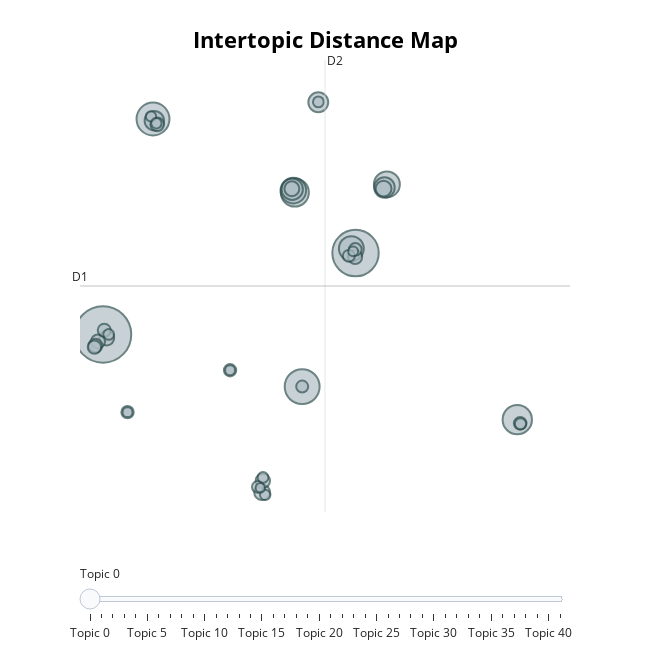

Source (notebook cell):
### Code cell
zh_topic_model.visualize_topics()

### Figure 1 — Plotly figure (JSON) as saved in the notebook; plotly's stock layout.template omitted (floating-point values rounded to 4 significant figures)
{"data": [{"customdata": [[0, "晶片 | 人工智慧 | 科技 | 技術 | 市場", 357], [1, "指出 | 表示 | 黃 | 目前 | 能夠", 240], [2, "面試 | 主管 | 過程 | 感覺 | 小", 136], [3, "中國 | 資料 | 使用 | 美國 | 新創", 121], [4, "知道 | 找 | 說 | 之後 | 自我介紹", 96], [5, "萬 | 美元 | 約 | 超過 | 今年", 88], [6, "一年 | 年 | 去年 | 過去 | 今年", 75], [7, "單位 | 股價 | 美國 | 美元 | 影響", 73], [8, "研究 | 資料 | 已經 | 正在 | 顯示", 69], [9, "比較 | 限制 | 運算 | 股價 | 一些", 51], [10, "時間 | 工作 | 時 | 案子 | 上面", 47], [11, "台積電 | 銅鑼 | 園區 | 台積 | 先進", 44], [12, "黃 | 辦公室 | 表示 | 日 | 仁勳", 42], [13, "月 | 時間 | 每個 | 業者 | 量產", 28], [14, "美國 | 時 | 持續 | 國家 | 考慮", 28], [15, "成長 | 預期 | 股價 | 設計 | 年", 25], [16, "輝達 | 中心 | 伺服器 | 資料 | 推出", 24], [17, "需求 | 製 | 人才 | 中 | 研發", 23], [18, "曾 | 巴菲特 | 表示 | 說 | 指出", 22], [19, "模型 | 化 | 製 | 服務 | 開發", 22], [20, "近期 | 參與 | 團隊 | 新 | 一款", 21], [21, "模型 | 大型 | 透過 | 生成式 | 推出", 21], [22, "一下 | 一定 | 要求 | 自我介紹 | 面試", 20], [23, "超級 | 視覺 | 一直 | 裁員 | 規模", 19], [24, "表示 | 強調 | 人類 | 說 | 建議", 18], [25, "有點 | 這點 | 吃 | 當時 | 態度", 18], [26, "業務 | 推出 | 聯發科 | 尤其 | 智慧", 17], [27, "智慧 | 高階 | 先進 | 市場 | 預計", 17], [28, "面試 | 業界 | 以來 | 參與 | 模式", 16], [29, "競爭對手 | 次 | 現在 | 領域 | 團隊", 16], [30, "約 | 園區 | 營運 | 旗下 | 啟用", 15], [31, "想 | 自我介紹 | 已經 | 提出 | 走", 14], [32, "量產 | 簽署 | 代表 | 台 | 兩個", 13], [33, "部分 | 近期 | 積極 | 產品 | 服務", 13], [34, "領域 | 模型 | 項目 | 幫助 | 競爭對手", 13], [35, "中國 | 晶片 | 運算 | 方面 | 使用", 12], [36, "出席 | 限制 | 簽署 | 是否 | 代表", 12], [37, "今天 | 日 | 國家 | 舉行 | 中心", 12], [38, "三星 | 領先 | 團隊 | 相信 | 最新", 11], [39, "看看 | 相信 | 健康 | 裡 | 有點", 11], [40, "智慧 | 新鮮 | 一款 | 變得 | 化", 11], [41, "國際 | 國家 | 策略 | 找 | 訂單", 10]], "hovertemplate": "<b>Topic %{customdata[0]}</b><br>%{customdata[1]}<br>Size: %{customdata[2]}", "legendgroup": "", "marker": {"color": "#B0BEC5", "line": {"color": "DarkSlateGrey", "width": 2}, "size": [357, 240, 136, 121, 96, 88, 75, 73, 69, 51, 47, 44, 42, 28, 28, 25, 24, 23, 22, 22, 21, 21, 20, 19, 18, 18, 17, 17, 16, 16, 15, 14, 13, 13, 13, 12, 12, 12, 11, 11, 11, 10], "sizemode": "area", "sizeref": 0.2231, "symbol": "circle"}, "mode": "markers", "name": "", "orientation": "v", "showlegend": false, "type": "scatter", "x": [-7.076, 13.32, 9.013, -3.035, 26.39, 8.421, 15.86, 8.3, 12.99, 8.21, 15.66, 10.32, -2.929, 15.59, 5.776, 8.182, -6.766, 5.836, 13.29, -7.479, -2.696, -7.689, -7.768, -6.972, 13.31, 26.62, -5.093, 3.189, 9.014, 12.78, 5.429, 26.65, 5.85, 10.32, -6.614, -3.201, 6.027, -2.767, -5.093, 13.13, 3.189, 5.633], "xaxis": "x", "y": [2.971, 8.143, -0.3459, 16.66, -2.448, 11.99, 12.5, 12.11, 8.426, 12.2, 12.31, 17.73, 16.56, 12.24, -7.057, 12.23, 2.74, -6.34, 7.89, 2.526, 16.33, 2.262, 2.162, 3.235, 8.372, -2.682, -1.97, 0.6963, -0.3448, 7.964, -6.72, -2.708, -6.118, 17.75, 2.97, 16.83, -7.232, 16.4, -1.97, 8.252, 0.6963, -6.781], "yaxis": "y"}], "layout": {"annotations": [{"showarrow": false, "text": "D1", "x": -8.933, "y": 6.049, "yshift": 10}, {"showarrow": false, "text": "D2", "x": 10.86, "xshift": 10, "y": 20.42}], "height": 650, "hoverlabel": {"bgcolor": "white", "font": {"family": "Rockwell", "size": 16}}, "legend": {"itemsizing": "constant", "tracegroupgap": 0}, "margin": {"t": 60}, "shapes": [{"line": {"color": "#CFD8DC", "width": 2}, "type": "line", "x0": 10.86, "x1": 10.86, "y0": -8.317, "y1": 20.42}, {"line": {"color": "#9E9E9E", "width": 2}, "type": "line", "x0": -8.933, "x1": 30.65, "y0": 6.049, "y1": 6.049}], "sliders": [{"active": 0, "pad": {"t": 50}, "steps": [{"args": [{"marker.color": [["red", "#B0BEC5", "#B0BEC5", "#B0BEC5", "#B0BEC5", "#B0BEC5", "#B0BEC5", "#B0BEC5", "#B0BEC5", "#B0BEC5", "#B0BEC5", "#B0BEC5", "#B0BEC5", "#B0BEC5", "#B0BEC5", "#B0BEC5", "#B0BEC5", "#B0BEC5", "#B0BEC5", "#B0BEC5", "#B0BEC5", "#B0BEC5", "#B0BEC5", "#B0BEC5", "#B0BEC5", "#B0BEC5", "#B0BEC5", "#B0BEC5", "#B0BEC5", "#B0BEC5", "#B0BEC5", "#B0BEC5", "#B0BEC5", "#B0BEC5", "#B0BEC5", "#B0BEC5", "#B0BEC5", "#B0BEC5", "#B0BEC5", "#B0BEC5", "#B0BEC5", "#B0BEC5"]]}], "label": "Topic 0", "method": "update"}, {"args": [{"marker.color": [["#B0BEC5", "red", "#B0BEC5", "#B0BEC5", "#B0BEC5", "#B0BEC5", "#B0BEC5", "#B0BEC5", "#B0BEC5", "#B0BEC5", "#B0BEC5", "#B0BEC5", "#B0BEC5", "#B0BEC5", "#B0BEC5", "#B0BEC5", "#B0BEC5", "#B0BEC5", "#B0BEC5", "#B0BEC5", "#B0BEC5", "#B0BEC5", "#B0BEC5", "#B0BEC5", "#B0BEC5", "#B0BEC5", "#B0BEC5", "#B0BEC5", "#B0BEC5", "#B0BEC5", "#B0BEC5", "#B0BEC5", "#B0BEC5", "#B0BEC5", "#B0BEC5", "#B0BEC5", "#B0BEC5", "#B0BEC5", "#B0BEC5", "#B0BEC5", "#B0BEC5", "#B0BEC5"]]}], "label": "Topic 1", "method": "update"}, {"args": [{"marker.color": [["#B0BEC5", "#B0BEC5", "red", "#B0BEC5", "#B0BEC5", "#B0BEC5", "#B0BEC5", "#B0BEC5", "#B0BEC5", "#B0BEC5", "#B0BEC5", "#B0BEC5", "#B0BEC5", "#B0BEC5", "#B0BEC5", "#B0BEC5", "#B0BEC5", "#B0BEC5", "#B0BEC5", "#B0BEC5", "#B0BEC5", "#B0BEC5", "#B0BEC5", "#B0BEC5", "#B0BEC5", "#B0BEC5", "#B0BEC5", "#B0BEC5", "#B0BEC5", "#B0BEC5", "#B0BEC5", "#B0BEC5", "#B0BEC5", "#B0BEC5", "#B0BEC5", "#B0BEC5", "#B0BEC5", "#B0BEC5", "#B0BEC5", "#B0BEC5", "#B0BEC5", "#B0BEC5"]]}], "label": "Topic 2", "method": "update"}, {"args": [{"marker.color": [["#B0BEC5", "#B0BEC5", "#B0BEC5", "red", "#B0BEC5", "#B0BEC5", "#B0BEC5", "#B0BEC5", "#B0BEC5", "#B0BEC5", "#B0BEC5", "#B0BEC5", "#B0BEC5", "#B0BEC5", "#B0BEC5", "#B0BEC5", "#B0BEC5", "#B0BEC5", "#B0BEC5", "#B0BEC5", "#B0BEC5", "#B0BEC5", "#B0BEC5", "#B0BEC5", "#B0BEC5", "#B0BEC5", "#B0BEC5", "#B0BEC5", "#B0BEC5", "#B0BEC5", "#B0BEC5", "#B0BEC5", "#B0BEC5", "#B0BEC5", "#B0BEC5", "#B0BEC5", "#B0BEC5", "#B0BEC5", "#B0BEC5", "#B0BEC5", "#B0BEC5", "#B0BEC5"]]}], "label": "Topic 3", "method": "update"}, {"args": [{"marker.color": [["#B0BEC5", "#B0BEC5", "#B0BEC5", "#B0BEC5", "red", "#B0BEC5", "#B0BEC5", "#B0BEC5", "#B0BEC5", "#B0BEC5", "#B0BEC5", "#B0BEC5", "#B0BEC5", "#B0BEC5", "#B0BEC5", "#B0BEC5", "#B0BEC5", "#B0BEC5", "#B0BEC5", "#B0BEC5", "#B0BEC5", "#B0BEC5", "#B0BEC5", "#B0BEC5", "#B0BEC5", "#B0BEC5", "#B0BEC5", "#B0BEC5", "#B0BEC5", "#B0BEC5", "#B0BEC5", "#B0BEC5", "#B0BEC5", "#B0BEC5", "#B0BEC5", "#B0BEC5", "#B0BEC5", "#B0BEC5", "#B0BEC5", "#B0BEC5", "#B0BEC5", "#B0BEC5"]]}], "label": "Topic 4", "method": "update"}, {"args": [{"marker.color": [["#B0BEC5", "#B0BEC5", "#B0BEC5", "#B0BEC5", "#B0BEC5", "red", "#B0BEC5", "#B0BEC5", "#B0BEC5", "#B0BEC5", "#B0BEC5", "#B0BEC5", "#B0BEC5", "#B0BEC5", "#B0BEC5", "#B0BEC5", "#B0BEC5", "#B0BEC5", "#B0BEC5", "#B0BEC5", "#B0BEC5", "#B0BEC5", "#B0BEC5", "#B0BEC5", "#B0BEC5", "#B0BEC5", "#B0BEC5", "#B0BEC5", "#B0BEC5", "#B0BEC5", "#B0BEC5", "#B0BEC5", "#B0BEC5", "#B0BEC5", "#B0BEC5", "#B0BEC5", "#B0BEC5", "#B0BEC5", "#B0BEC5", "#B0BEC5", "#B0BEC5", "#B0BEC5"]]}], "label": "Topic 5", "method": "update"}, {"args": [{"marker.color": [["#B0BEC5", "#B0BEC5", "#B0BEC5", "#B0BEC5", "#B0BEC5", "#B0BEC5", "red", "#B0BEC5", "#B0BEC5", "#B0BEC5", "#B0BEC5", "#B0BEC5", "#B0BEC5", "#B0BEC5", "#B0BEC5", "#B0BEC5", "#B0BEC5", "#B0BEC5", "#B0BEC5", "#B0BEC5", "#B0BEC5", "#B0BEC5", "#B0BEC5", "#B0BEC5", "#B0BEC5", "#B0BEC5", "#B0BEC5", "#B0BEC5", "#B0BEC5", "#B0BEC5", "#B0BEC5", "#B0BEC5", "#B0BEC5", "#B0BEC5", "#B0BEC5", "#B0BEC5", "#B0BEC5", "#B0BEC5", "#B0BEC5", "#B0BEC5", "#B0BEC5", "#B0BEC5"]]}], "label": "Topic 6", "method": "update"}, {"args": [{"marker.color": [["#B0BEC5", "#B0BEC5", "#B0BEC5", "#B0BEC5", "#B0BEC5", "#B0BEC5", "#B0BEC5", "red", "#B0BEC5", "#B0BEC5", "#B0BEC5", "#B0BEC5", "#B0BEC5", "#B0BEC5", "#B0BEC5", "#B0BEC5", "#B0BEC5", "#B0BEC5", "#B0BEC5", "#B0BEC5", "#B0BEC5", "#B0BEC5", "#B0BEC5", "#B0BEC5", "#B0BEC5", "#B0BEC5", "#B0BEC5", "#B0BEC5", "#B0BEC5", "#B0BEC5", "#B0BEC5", "#B0BEC5", "#B0BEC5", "#B0BEC5", "#B0BEC5", "#B0BEC5", "#B0BEC5", "#B0BEC5", "#B0BEC5", "#B0BEC5", "#B0BEC5", "#B0BEC5"]]}], "label": "Topic 7", "method": "update"}, {"args": [{"marker.color": [["#B0BEC5", "#B0BEC5", "#B0BEC5", "#B0BEC5", "#B0BEC5", "#B0BEC5", "#B0BEC5", "#B0BEC5", "red", "#B0BEC5", "#B0BEC5", "#B0BEC5", "#B0BEC5", "#B0BEC5", "#B0BEC5", "#B0BEC5", "#B0BEC5", "#B0BEC5", "#B0BEC5", "#B0BEC5", "#B0BEC5", "#B0BEC5", "#B0BEC5", "#B0BEC5", "#B0BEC5", "#B0BEC5", "#B0BEC5", "#B0BEC5", "#B0BEC5", "#B0BEC5", "#B0BEC5", "#B0BEC5", "#B0BEC5", "#B0BEC5", "#B0BEC5", "#B0BEC5", "#B0BEC5", "#B0BEC5", "#B0BEC5", "#B0BEC5", "#B0BEC5", "#B0BEC5"]]}], "label": "Topic 8", "method": "update"}, {"args": [{"marker.color": [["#B0BEC5", "#B0BEC5", "#B0BEC5", "#B0BEC5", "#B0BEC5", "#B0BEC5", "#B0BEC5", "#B0BEC5", "#B0BEC5", "red", "#B0BEC5", "#B0BEC5", "#B0BEC5", "#B0BEC5", "#B0BEC5", "#B0BEC5", "#B0BEC5", "#B0BEC5", "#B0BEC5", "#B0BEC5", "#B0BEC5", "#B0BEC5", "#B0BEC5", "#B0BEC5", "#B0BEC5", "#B0BEC5", "#B0BEC5", "#B0BEC5", "#B0BEC5", "#B0BEC5", "#B0BEC5", "#B0BEC5", "#B0BEC5", "#B0BEC5", "#B0BEC5", "#B0BEC5", "#B0BEC5", "#B0BEC5", "#B0BEC5", "#B0BEC5", "#B0BEC5", "#B0BEC5"]]}], "label": "Topic 9", "method": "update"}, {"args": [{"marker.color": [["#B0BEC5", "#B0BEC5", "#B0BEC5", "#B0BEC5", "#B0BEC5", "#B0BEC5", "#B0BEC5", "#B0BEC5", "#B0BEC5", "#B0BEC5", "red", "#B0BEC5", "#B0BEC5", "#B0BEC5", "#B0BEC5", "#B0BEC5", "#B0BEC5", "#B0BEC5", "#B0BEC5", "#B0BEC5", "#B0BEC5", "#B0BEC5", "#B0BEC5", "#B0BEC5", "#B0BEC5", "#B0BEC5", "#B0BEC5", "#B0BEC5", "#B0BEC5", "#B0BEC5", "#B0BEC5", "#B0BEC5", "#B0BEC5", "#B0BEC5", "#B0BEC5", "#B0BEC5", "#B0BEC5", "#B0BEC5", "#B0BEC5", "#B0BEC5", "#B0BEC5", "#B0BEC5"]]}], "label": "Topic 10", "method": "update"}, {"args": [{"marker.color": [["#B0BEC5", "#B0BEC5", "#B0BEC5", "#B0BEC5", "#B0BEC5", "#B0BEC5", "#B0BEC5", "#B0BEC5", "#B0BEC5", "#B0BEC5", "#B0BEC5", "red", "#B0BEC5", "#B0BEC5", "#B0BEC5", "#B0BEC5", "#B0BEC5", "#B0BEC5", "#B0BEC5", "#B0BEC5", "#B0BEC5", "#B0BEC5", "#B0BEC5", "#B0BEC5", "#B0BEC5", "#B0BEC5", "#B0BEC5", "#B0BEC5", "#B0BEC5", "#B0BEC5", "#B0BEC5", "#B0BEC5", "#B0BEC5", "#B0BEC5", "#B0BEC5", "#B0BEC5", "#B0BEC5", "#B0BEC5", "#B0BEC5", "#B0BEC5", "#B0BEC5", "#B0BEC5"]]}], "label": "Topic 11", "method": "update"}, {"args": [{"marker.color": [["#B0BEC5", "#B0BEC5", "#B0BEC5", "#B0BEC5", "#B0BEC5", "#B0BEC5", "#B0BEC5", "#B0BEC5", "#B0BEC5", "#B0BEC5", "#B0BEC5", "#B0BEC5", "red", "#B0BEC5", "#B0BEC5", "#B0BEC5", "#B0BEC5", "#B0BEC5", "#B0BEC5", "#B0BEC5", "#B0BEC5", "#B0BEC5", "#B0BEC5", "#B0BEC5", "#B0BEC5", "#B0BEC5", "#B0BEC5", "#B0BEC5", "#B0BEC5", "#B0BEC5", "#B0BEC5", "#B0BEC5", "#B0BEC5", "#B0BEC5", "#B0BEC5", "#B0BEC5", "#B0BEC5", "#B0BEC5", "#B0BEC5", "#B0BEC5", "#B0BEC5", "#B0BEC5"]]}], "label": "Topic 12", "method": "update"}, {"args": [{"marker.color": [["#B0BEC5", "#B0BEC5", "#B0BEC5", "#B0BEC5", "#B0BEC5", "#B0BEC5", "#B0BEC5", "#B0BEC5", "#B0BEC5", "#B0BEC5", "#B0BEC5", "#B0BEC5", "#B0BEC5", "red", "#B0BEC5", "#B0BEC5", "#B0BEC5", "#B0BEC5", "#B0BEC5", "#B0BEC5", "#B0BEC5", "#B0BEC5", "#B0BEC5", "#B0BEC5", "#B0BEC5", "#B0BEC5", "#B0BEC5", "#B0BEC5", "#B0BEC5", "#B0BEC5", "#B0BEC5", "#B0BEC5", "#B0BEC5", "#B0BEC5", "#B0BEC5", "#B0BEC5", "#B0BEC5", "#B0BEC5", "#B0BEC5", "#B0BEC5", "#B0BEC5", "#B0BEC5"]]}], "label": "Topic 13", "method": "update"}, {"args": [{"marker.color": [["#B0BEC5", "#B0BEC5", "#B0BEC5", "#B0BEC5", "#B0BEC5", "#B0BEC5", "#B0BEC5", "#B0BEC5", "#B0BEC5", "#B0BEC5", "#B0BEC5", "#B0BEC5", "#B0BEC5", "#B0BEC5", "red", "#B0BEC5", "#B0BEC5", "#B0BEC5", "#B0BEC5", "#B0BEC5", "#B0BEC5", "#B0BEC5", "#B0BEC5", "#B0BEC5", "#B0BEC5", "#B0BEC5", "#B0BEC5", "#B0BEC5", "#B0BEC5", "#B0BEC5", "#B0BEC5", "#B0BEC5", "#B0BEC5", "#B0BEC5", "#B0BEC5", "#B0BEC5", "#B0BEC5", "#B0BEC5", "#B0BEC5", "#B0BEC5", "#B0BEC5", "#B0BEC5"]]}], "label": "Topic 14", "method": "update"}, {"args": [{"marker.color": [["#B0BEC5", "#B0BEC5", "#B0BEC5", "#B0BEC5", "#B0BEC5", "#B0BEC5", "#B0BEC5", "#B0BEC5", "#B0BEC5", "#B0BEC5", "#B0BEC5", "#B0BEC5", "#B0BEC5", "#B0BEC5", "#B0BEC5", "red", "#B0BEC5", "#B0BEC5", "#B0BEC5", "#B0BEC5", "#B0BEC5", "#B0BEC5", "#B0BEC5", "#B0BEC5", "#B0BEC5", "#B0BEC5", "#B0BEC5", "#B0BEC5", "#B0BEC5", "#B0BEC5", "#B0BEC5", "#B0BEC5", "#B0BEC5", "#B0BEC5", "#B0BEC5", "#B0BEC5", "#B0BEC5", "#B0BEC5", "#B0BEC5", "#B0BEC5", "#B0BEC5", "#B0BEC5"]]}], "label": "Topic 15", "method": "update"}, {"args": [{"marker.color": [["#B0BEC5", "#B0BEC5", "#B0BEC5", "#B0BEC5", "#B0BEC5", "#B0BEC5", "#B0BEC5", "#B0BEC5", "#B0BEC5", "#B0BEC5", "#B0BEC5", "#B0BEC5", "#B0BEC5", "#B0BEC5", "#B0BEC5", "#B0BEC5", "red", "#B0BEC5", "#B0BEC5", "#B0BEC5", "#B0BEC5", "#B0BEC5", "#B0BEC5", "#B0BEC5", "#B0BEC5", "#B0BEC5", "#B0BEC5", "#B0BEC5", "#B0BEC5", "#B0BEC5", "#B0BEC5", "#B0BEC5", "#B0BEC5", "#B0BEC5", "#B0BEC5", "#B0BEC5", "#B0BEC5", "#B0BEC5", "#B0BEC5", "#B0BEC5", "#B0BEC5", "#B0BEC5"]]}], "label": "Topic 16", "method": "update"}, {"args": [{"marker.color": [["#B0BEC5", "#B0BEC5", "#B0BEC5", "#B0BEC5", "#B0BEC5", "#B0BEC5", "#B0BEC5", "#B0BEC5", "#B0BEC5", "#B0BEC5", "#B0BEC5", "#B0BEC5", "#B0BEC5", "#B0BEC5", "#B0BEC5", "#B0BEC5", "#B0BEC5", "red", "#B0BEC5", "#B0BEC5", "#B0BEC5", "#B0BEC5", "#B0BEC5", "#B0BEC5", "#B0BEC5", "#B0BEC5", "#B0BEC5", "#B0BEC5", "#B0BEC5", "#B0BEC5", "#B0BEC5", "#B0BEC5", "#B0BEC5", "#B0BEC5", "#B0BEC5", "#B0BEC5", "#B0BEC5", "#B0BEC5", "#B0BEC5", "#B0BEC5", "#B0BEC5", "#B0BEC5"]]}], "label": "Topic 17", "method": "update"}, {"args": [{"marker.color": [["#B0BEC5", "#B0BEC5", "#B0BEC5", "#B0BEC5", "#B0BEC5", "#B0BEC5", "#B0BEC5", "#B0BEC5", "#B0BEC5", "#B0BEC5", "#B0BEC5", "#B0BEC5", "#B0BEC5", "#B0BEC5", "#B0BEC5", "#B0BEC5", "#B0BEC5", "#B0BEC5", "red", "#B0BEC5", "#B0BEC5", "#B0BEC5", "#B0BEC5", "#B0BEC5", "#B0BEC5", "#B0BEC5", "#B0BEC5", "#B0BEC5", "#B0BEC5", "#B0BEC5", "#B0BEC5", "#B0BEC5", "#B0BEC5", "#B0BEC5", "#B0BEC5", "#B0BEC5", "#B0BEC5", "#B0BEC5", "#B0BEC5", "#B0BEC5", "#B0BEC5", "#B0BEC5"]]}], "label": "Topic 18", "method": "update"}, {"args": [{"marker.color": [["#B0BEC5", "#B0BEC5", "#B0BEC5", "#B0BEC5", "#B0BEC5", "#B0BEC5", "#B0BEC5", "#B0BEC5", "#B0BEC5", "#B0BEC5", "#B0BEC5", "#B0BEC5", "#B0BEC5", "#B0BEC5", "#B0BEC5", "#B0BEC5", "#B0BEC5", "#B0BEC5", "#B0BEC5", "red", "#B0BEC5", "#B0BEC5", "#B0BEC5", "#B0BEC5", "#B0BEC5", "#B0BEC5", "#B0BEC5", "#B0BEC5", "#B0BEC5", "#B0BEC5", "#B0BEC5", "#B0BEC5", "#B0BEC5", "#B0BEC5", "#B0BEC5", "#B0BEC5", "#B0BEC5", "#B0BEC5", "#B0BEC5", "#B0BEC5", "#B0BEC5", "#B0BEC5"]]}], "label": "Topic 19", "method": "update"}, {"args": [{"marker.color": [["#B0BEC5", "#B0BEC5", "#B0BEC5", "#B0BEC5", "#B0BEC5", "#B0BEC5", "#B0BEC5", "#B0BEC5", "#B0BEC5", "#B0BEC5", "#B0BEC5", "#B0BEC5", "#B0BEC5", "#B0BEC5", "#B0BEC5", "#B0BEC5", "#B0BEC5", "#B0BEC5", "#B0BEC5", "#B0BEC5", "red", "#B0BEC5", "#B0BEC5", "#B0BEC5", "#B0BEC5", "#B0BEC5", "#B0BEC5", "#B0BEC5", "#B0BEC5", "#B0BEC5", "#B0BEC5", "#B0BEC5", "#B0BEC5", "#B0BEC5", "#B0BEC5", "#B0BEC5", "#B0BEC5", "#B0BEC5", "#B0BEC5", "#B0BEC5", "#B0BEC5", "#B0BEC5"]]}], "label": "Topic 20", "method": "update"}, {"args": [{"marker.color": [["#B0BEC5", "#B0BEC5", "#B0BEC5", "#B0BEC5", "#B0BEC5", "#B0BEC5", "#B0BEC5", "#B0BEC5", "#B0BEC5", "#B0BEC5", "#B0BEC5", "#B0BEC5", "#B0BEC5", "#B0BEC5", "#B0BEC5", "#B0BEC5", "#B0BEC5", "#B0BEC5", "#B0BEC5", "#B0BEC5", "#B0BEC5", "red", "#B0BEC5", "#B0BEC5", "#B0BEC5", "#B0BEC5", "#B0BEC5", "#B0BEC5", "#B0BEC5", "#B0BEC5", "#B0BEC5", "#B0BEC5", "#B0BEC5", "#B0BEC5", "#B0BEC5", "#B0BEC5", "#B0BEC5", "#B0BEC5", "#B0BEC5", "#B0BEC5", "#B0BEC5", "#B0BEC5"]]}], "label": "Topic 21", "method": "update"}, {"args": [{"marker.color": [["#B0BEC5", "#B0BEC5", "#B0BEC5", "#B0BEC5", "#B0BEC5", "#B0BEC5", "#B0BEC5", "#B0BEC5", "#B0BEC5", "#B0BEC5", "#B0BEC5", "#B0BEC5", "#B0BEC5", "#B0BEC5", "#B0BEC5", "#B0BEC5", "#B0BEC5", "#B0BEC5", "#B0BEC5", "#B0BEC5", "#B0BEC5", "#B0BEC5", "red", "#B0BEC5", "#B0BEC5", "#B0BEC5", "#B0BEC5", "#B0BEC5", "#B0BEC5", "#B0BEC5", "#B0BEC5", "#B0BEC5", "#B0BEC5", "#B0BEC5", "#B0BEC5", "#B0BEC5", "#B0BEC5", "#B0BEC5", "#B0BEC5", "#B0BEC5", "#B0BEC5", "#B0BEC5"]]}], "label": "Topic 22", "method": "update"}, {"args": [{"marker.color": [["#B0BEC5", "#B0BEC5", "#B0BEC5", "#B0BEC5", "#B0BEC5", "#B0BEC5", "#B0BEC5", "#B0BEC5", "#B0BEC5", "#B0BEC5", "#B0BEC5", "#B0BEC5", "#B0BEC5", "#B0BEC5", "#B0BEC5", "#B0BEC5", "#B0BEC5", "#B0BEC5", "#B0BEC5", "#B0BEC5", "#B0BEC5", "#B0BEC5", "#B0BEC5", "red", "#B0BEC5", "#B0BEC5", "#B0BEC5", "#B0BEC5", "#B0BEC5", "#B0BEC5", "#B0BEC5", "#B0BEC5", "#B0BEC5", "#B0BEC5", "#B0BEC5", "#B0BEC5", "#B0BEC5", "#B0BEC5", "#B0BEC5", "#B0BEC5", "#B0BEC5", "#B0BEC5"]]}], "label": "Topic 23", "method": "update"}, {"args": [{"marker.color": [["#B0BEC5", "#B0BEC5", "#B0BEC5", "#B0BEC5", "#B0BEC5", "#B0BEC5", "#B0BEC5", "#B0BEC5", "#B0BEC5", "#B0BEC5", "#B0BEC5", "#B0BEC5", "#B0BEC5", "#B0BEC5", "#B0BEC5", "#B0BEC5", "#B0BEC5", "#B0BEC5", "#B0BEC5", "#B0BEC5", "#B0BEC5", "#B0BEC5", "#B0BEC5", "#B0BEC5", "red", "#B0BEC5", "#B0BEC5", "#B0BEC5", "#B0BEC5", "#B0BEC5", "#B0BEC5", "#B0BEC5", "#B0BEC5", "#B0BEC5", "#B0BEC5", "#B0BEC5", "#B0BEC5", "#B0BEC5", "#B0BEC5", "#B0BEC5", "#B0BEC5", "#B0BEC5"]]}], "label": "Topic 24", "method": "update"}, {"args": [{"marker.color": [["#B0BEC5", "#B0BEC5", "#B0BEC5", "#B0BEC5", "#B0BEC5", "#B0BEC5", "#B0BEC5", "#B0BEC5", "#B0BEC5", "#B0BEC5", "#B0BEC5", "#B0BEC5", "#B0BEC5", "#B0BEC5", "#B0BEC5", "#B0BEC5", "#B0BEC5", "#B0BEC5", "#B0BEC5", "#B0BEC5", "#B0BEC5", "#B0BEC5", "#B0BEC5", "#B0BEC5", "#B0BEC5", "red", "#B0BEC5", "#B0BEC5", "#B0BEC5", "#B0BEC5", "#B0BEC5", "#B0BEC5", "#B0BEC5", "#B0BEC5", "#B0BEC5", "#B0BEC5", "#B0BEC5", "#B0BEC5", "#B0BEC5", "#B0BEC5", "#B0BEC5", "#B0BEC5"]]}], "label": "Topic 25", "method": "update"}, {"args": [{"marker.color": [["#B0BEC5", "#B0BEC5", "#B0BEC5", "#B0BEC5", "#B0BEC5", "#B0BEC5", "#B0BEC5", "#B0BEC5", "#B0BEC5", "#B0BEC5", "#B0BEC5", "#B0BEC5", "#B0BEC5", "#B0BEC5", "#B0BEC5", "#B0BEC5", "#B0BEC5", "#B0BEC5", "#B0BEC5", "#B0BEC5", "#B0BEC5", "#B0BEC5", "#B0BEC5", "#B0BEC5", "#B0BEC5", "#B0BEC5", "red", "#B0BEC5", "#B0BEC5", "#B0BEC5", "#B0BEC5", "#B0BEC5", "#B0BEC5", "#B0BEC5", "#B0BEC5", "#B0BEC5", "#B0BEC5", "#B0BEC5", "#B0BEC5", "#B0BEC5", "#B0BEC5", "#B0BEC5"]]}], "label": "Topic 26", "method": "update"}, {"args": [{"marker.color": [["#B0BEC5", "#B0BEC5", "#B0BEC5", "#B0BEC5", "#B0BEC5", "#B0BEC5", "#B0BEC5", "#B0BEC5", "#B0BEC5", "#B0BEC5", "#B0BEC5", "#B0BEC5", "#B0BEC5", "#B0BEC5", "#B0BEC5", "#B0BEC5", "#B0BEC5", "#B0BEC5", "#B0BEC5", "#B0BEC5", "#B0BEC5", "#B0BEC5", "#B0BEC5", "#B0BEC5", "#B0BEC5", "#B0BEC5", "#B0BEC5", "red", "#B0BEC5", "#B0BEC5", "#B0BEC5", "#B0BEC5", "#B0BEC5", "#B0BEC5", "#B0BEC5", "#B0BEC5", "#B0BEC5", "#B0BEC5", "#B0BEC5", "#B0BEC5", "#B0BEC5", "#B0BEC5"]]}], "label": "Topic 27", "method": "update"}, {"args": [{"marker.color": [["#B0BEC5", "#B0BEC5", "#B0BEC5", "#B0BEC5", "#B0BEC5", "#B0BEC5", "#B0BEC5", "#B0BEC5", "#B0BEC5", "#B0BEC5", "#B0BEC5", "#B0BEC5", "#B0BEC5", "#B0BEC5", "#B0BEC5", "#B0BEC5", "#B0BEC5", "#B0BEC5", "#B0BEC5", "#B0BEC5", "#B0BEC5", "#B0BEC5", "#B0BEC5", "#B0BEC5", "#B0BEC5", "#B0BEC5", "#B0BEC5", "#B0BEC5", "red", "#B0BEC5", "#B0BEC5", "#B0BEC5", "#B0BEC5", "#B0BEC5", "#B0BEC5", "#B0BEC5", "#B0BEC5", "#B0BEC5", "#B0BEC5", "#B0BEC5", "#B0BEC5", "#B0BEC5"]]}], "label": "Topic 28", "method": "update"}, {"args": [{"marker.color": [["#B0BEC5", "#B0BEC5", "#B0BEC5", "#B0BEC5", "#B0BEC5", "#B0BEC5", "#B0BEC5", "#B0BEC5", "#B0BEC5", "#B0BEC5", "#B0BEC5", "#B0BEC5", "#B0BEC5", "#B0BEC5", "#B0BEC5", "#B0BEC5", "#B0BEC5", "#B0BEC5", "#B0BEC5", "#B0BEC5", "#B0BEC5", "#B0BEC5", "#B0BEC5", "#B0BEC5", "#B0BEC5", "#B0BEC5", "#B0BEC5", "#B0BEC5", "#B0BEC5", "red", "#B0BEC5", "#B0BEC5", "#B0BEC5", "#B0BEC5", "#B0BEC5", "#B0BEC5", "#B0BEC5", "#B0BEC5", "#B0BEC5", "#B0BEC5", "#B0BEC5", "#B0BEC5"]]}], "label": "Topic 29", "method": "update"}, {"args": [{"marker.color": [["#B0BEC5", "#B0BEC5", "#B0BEC5", "#B0BEC5", "#B0BEC5", "#B0BEC5", "#B0BEC5", "#B0BEC5", "#B0BEC5", "#B0BEC5", "#B0BEC5", "#B0BEC5", "#B0BEC5", "#B0BEC5", "#B0BEC5", "#B0BEC5", "#B0BEC5", "#B0BEC5", "#B0BEC5", "#B0BEC5", "#B0BEC5", "#B0BEC5", "#B0BEC5", "#B0BEC5", "#B0BEC5", "#B0BEC5", "#B0BEC5", "#B0BEC5", "#B0BEC5", "#B0BEC5", "red", "#B0BEC5", "#B0BEC5", "#B0BEC5", "#B0BEC5", "#B0BEC5", "#B0BEC5", "#B0BEC5", "#B0BEC5", "#B0BEC5", "#B0BEC5", "#B0BEC5"]]}], "label": "Topic 30", "method": "update"}, {"args": [{"marker.color": [["#B0BEC5", "#B0BEC5", "#B0BEC5", "#B0BEC5", "#B0BEC5", "#B0BEC5", "#B0BEC5", "#B0BEC5", "#B0BEC5", "#B0BEC5", "#B0BEC5", "#B0BEC5", "#B0BEC5", "#B0BEC5", "#B0BEC5", "#B0BEC5", "#B0BEC5", "#B0BEC5", "#B0BEC5", "#B0BEC5", "#B0BEC5", "#B0BEC5", "#B0BEC5", "#B0BEC5", "#B0BEC5", "#B0BEC5", "#B0BEC5", "#B0BEC5", "#B0BEC5", "#B0BEC5", "#B0BEC5", "red", "#B0BEC5", "#B0BEC5", "#B0BEC5", "#B0BEC5", "#B0BEC5", "#B0BEC5", "#B0BEC5", "#B0BEC5", "#B0BEC5", "#B0BEC5"]]}], "label": "Topic 31", "method": "update"}, {"args": [{"marker.color": [["#B0BEC5", "#B0BEC5", "#B0BEC5", "#B0BEC5", "#B0BEC5", "#B0BEC5", "#B0BEC5", "#B0BEC5", "#B0BEC5", "#B0BEC5", "#B0BEC5", "#B0BEC5", "#B0BEC5", "#B0BEC5", "#B0BEC5", "#B0BEC5", "#B0BEC5", "#B0BEC5", "#B0BEC5", "#B0BEC5", "#B0BEC5", "#B0BEC5", "#B0BEC5", "#B0BEC5", "#B0BEC5", "#B0BEC5", "#B0BEC5", "#B0BEC5", "#B0BEC5", "#B0BEC5", "#B0BEC5", "#B0BEC5", "red", "#B0BEC5", "#B0BEC5", "#B0BEC5", "#B0BEC5", "#B0BEC5", "#B0BEC5", "#B0BEC5", "#B0BEC5", "#B0BEC5"]]}], "label": "Topic 32", "method": "update"}, {"args": [{"marker.color": [["#B0BEC5", "#B0BEC5", "#B0BEC5", "#B0BEC5", "#B0BEC5", "#B0BEC5", "#B0BEC5", "#B0BEC5", "#B0BEC5", "#B0BEC5", "#B0BEC5", "#B0BEC5", "#B0BEC5", "#B0BEC5", "#B0BEC5", "#B0BEC5", "#B0BEC5", "#B0BEC5", "#B0BEC5", "#B0BEC5", "#B0BEC5", "#B0BEC5", "#B0BEC5", "#B0BEC5", "#B0BEC5", "#B0BEC5", "#B0BEC5", "#B0BEC5", "#B0BEC5", "#B0BEC5", "#B0BEC5", "#B0BEC5", "#B0BEC5", "red", "#B0BEC5", "#B0BEC5", "#B0BEC5", "#B0BEC5", "#B0BEC5", "#B0BEC5", "#B0BEC5", "#B0BEC5"]]}], "label": "Topic 33", "method": "update"}, {"args": [{"marker.color": [["#B0BEC5", "#B0BEC5", "#B0BEC5", "#B0BEC5", "#B0BEC5", "#B0BEC5", "#B0BEC5", "#B0BEC5", "#B0BEC5", "#B0BEC5", "#B0BEC5", "#B0BEC5", "#B0BEC5", "#B0BEC5", "#B0BEC5", "#B0BEC5", "#B0BEC5", "#B0BEC5", "#B0BEC5", "#B0BEC5", "#B0BEC5", "#B0BEC5", "#B0BEC5", "#B0BEC5", "#B0BEC5", "#B0BEC5", "#B0BEC5", "#B0BEC5", "#B0BEC5", "#B0BEC5", "#B0BEC5", "#B0BEC5", "#B0BEC5", "#B0BEC5", "red", "#B0BEC5", "#B0BEC5", "#B0BEC5", "#B0BEC5", "#B0BEC5", "#B0BEC5", "#B0BEC5"]]}], "label": "Topic 34", "method": "update"}, {"args": [{"marker.color": [["#B0BEC5", "#B0BEC5", "#B0BEC5", "#B0BEC5", "#B0BEC5", "#B0BEC5", "#B0BEC5", "#B0BEC5", "#B0BEC5", "#B0BEC5", "#B0BEC5", "#B0BEC5", "#B0BEC5", "#B0BEC5", "#B0BEC5", "#B0BEC5", "#B0BEC5", "#B0BEC5", "#B0BEC5", "#B0BEC5", "#B0BEC5", "#B0BEC5", "#B0BEC5", "#B0BEC5", "#B0BEC5", "#B0BEC5", "#B0BEC5", "#B0BEC5", "#B0BEC5", "#B0BEC5", "#B0BEC5", "#B0BEC5", "#B0BEC5", "#B0BEC5", "#B0BEC5", "red", "#B0BEC5", "#B0BEC5", "#B0BEC5", "#B0BEC5", "#B0BEC5", "#B0BEC5"]]}], "label": "Topic 35", "method": "update"}, {"args": [{"marker.color": [["#B0BEC5", "#B0BEC5", "#B0BEC5", "#B0BEC5", "#B0BEC5", "#B0BEC5", "#B0BEC5", "#B0BEC5", "#B0BEC5", "#B0BEC5", "#B0BEC5", "#B0BEC5", "#B0BEC5", "#B0BEC5", "#B0BEC5", "#B0BEC5", "#B0BEC5", "#B0BEC5", "#B0BEC5", "#B0BEC5", "#B0BEC5", "#B0BEC5", "#B0BEC5", "#B0BEC5", "#B0BEC5", "#B0BEC5", "#B0BEC5", "#B0BEC5", "#B0BEC5", "#B0BEC5", "#B0BEC5", "#B0BEC5", "#B0BEC5", "#B0BEC5", "#B0BEC5", "#B0BEC5", "red", "#B0BEC5", "#B0BEC5", "#B0BEC5", "#B0BEC5", "#B0BEC5"]]}], "label": "Topic 36", "method": "update"}, {"args": [{"marker.color": [["#B0BEC5", "#B0BEC5", "#B0BEC5", "#B0BEC5", "#B0BEC5", "#B0BEC5", "#B0BEC5", "#B0BEC5", "#B0BEC5", "#B0BEC5", "#B0BEC5", "#B0BEC5", "#B0BEC5", "#B0BEC5", "#B0BEC5", "#B0BEC5", "#B0BEC5", "#B0BEC5", "#B0BEC5", "#B0BEC5", "#B0BEC5", "#B0BEC5", "#B0BEC5", "#B0BEC5", "#B0BEC5", "#B0BEC5", "#B0BEC5", "#B0BEC5", "#B0BEC5", "#B0BEC5", "#B0BEC5", "#B0BEC5", "#B0BEC5", "#B0BEC5", "#B0BEC5", "#B0BEC5", "#B0BEC5", "red", "#B0BEC5", "#B0BEC5", "#B0BEC5", "#B0BEC5"]]}], "label": "Topic 37", "method": "update"}, {"args": [{"marker.color": [["#B0BEC5", "#B0BEC5", "#B0BEC5", "#B0BEC5", "#B0BEC5", "#B0BEC5", "#B0BEC5", "#B0BEC5", "#B0BEC5", "#B0BEC5", "#B0BEC5", "#B0BEC5", "#B0BEC5", "#B0BEC5", "#B0BEC5", "#B0BEC5", "#B0BEC5", "#B0BEC5", "#B0BEC5", "#B0BEC5", "#B0BEC5", "#B0BEC5", "#B0BEC5", "#B0BEC5", "#B0BEC5", "#B0BEC5", "#B0BEC5", "#B0BEC5", "#B0BEC5", "#B0BEC5", "#B0BEC5", "#B0BEC5", "#B0BEC5", "#B0BEC5", "#B0BEC5", "#B0BEC5", "#B0BEC5", "#B0BEC5", "red", "#B0BEC5", "#B0BEC5", "#B0BEC5"]]}], "label": "Topic 38", "method": "update"}, {"args": [{"marker.color": [["#B0BEC5", "#B0BEC5", "#B0BEC5", "#B0BEC5", "#B0BEC5", "#B0BEC5", "#B0BEC5", "#B0BEC5", "#B0BEC5", "#B0BEC5", "#B0BEC5", "#B0BEC5", "#B0BEC5", "#B0BEC5", "#B0BEC5", "#B0BEC5", "#B0BEC5", "#B0BEC5", "#B0BEC5", "#B0BEC5", "#B0BEC5", "#B0BEC5", "#B0BEC5", "#B0BEC5", "#B0BEC5", "#B0BEC5", "#B0BEC5", "#B0BEC5", "#B0BEC5", "#B0BEC5", "#B0BEC5", "#B0BEC5", "#B0BEC5", "#B0BEC5", "#B0BEC5", "#B0BEC5", "#B0BEC5", "#B0BEC5", "#B0BEC5", "red", "#B0BEC5", "#B0BEC5"]]}], "label": "Topic 39", "method": "update"}, {"args": [{"marker.color": [["#B0BEC5", "#B0BEC5", "#B0BEC5", "#B0BEC5", "#B0BEC5", "#B0BEC5", "#B0BEC5", "#B0BEC5", "#B0BEC5", "#B0BEC5", "#B0BEC5", "#B0BEC5", "#B0BEC5", "#B0BEC5", "#B0BEC5", "#B0BEC5", "#B0BEC5", "#B0BEC5", "#B0BEC5", "#B0BEC5", "#B0BEC5", "#B0BEC5", "#B0BEC5", "#B0BEC5", "#B0BEC5", "#B0BEC5", "#B0BEC5", "#B0BEC5", "#B0BEC5", "#B0BEC5", "#B0BEC5", "#B0BEC5", "#B0BEC5", "#B0BEC5", "#B0BEC5", "#B0BEC5", "#B0BEC5", "#B0BEC5", "#B0BEC5", "#B0BEC5", "red", "#B0BEC5"]]}], "label": "Topic 40", "method": "update"}, {"args": [{"marker.color": [["#B0BEC5", "#B0BEC5", "#B0BEC5", "#B0BEC5", "#B0BEC5", "#B0BEC5", "#B0BEC5", "#B0BEC5", "#B0BEC5", "#B0BEC5", "#B0BEC5", "#B0BEC5", "#B0BEC5", "#B0BEC5", "#B0BEC5", "#B0BEC5", "#B0BEC5", "#B0BEC5", "#B0BEC5", "#B0BEC5", "#B0BEC5", "#B0BEC5", "#B0BEC5", "#B0BEC5", "#B0BEC5", "#B0BEC5", "#B0BEC5", "#B0BEC5", "#B0BEC5", "#B0BEC5", "#B0BEC5", "#B0BEC5", "#B0BEC5", "#B0BEC5", "#B0BEC5", "#B0BEC5", "#B0BEC5", "#B0BEC5", "#B0BEC5", "#B0BEC5", "#B0BEC5", "red"]]}], "label": "Topic 41", "method": "update"}]}], "title": {"font": {"color": "Black", "size": 22}, "text": "<b>Intertopic Distance Map</b>", "x": 0.5, "xanchor": "center", "y": 0.95, "yanchor": "top"}, "width": 650, "xaxis": {"anchor": "y", "domain": [0, 1], "range": [-8.933, 30.65], "title": {"text": ""}, "visible": false}, "yaxis": {"anchor": "x", "domain": [0, 1], "range": [-8.317, 20.42], "title": {"text": ""}, "visible": false}}}
